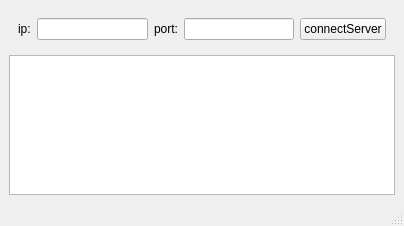
<?xml version="1.0" encoding="UTF-8"?>
<ui version="4.0">
 <class>MainWindow</class>
 <widget class="QMainWindow" name="MainWindow">
  <property name="geometry">
   <rect>
    <x>0</x>
    <y>0</y>
    <width>404</width>
    <height>226</height>
   </rect>
  </property>
  <property name="windowTitle">
   <string>MainWindow</string>
  </property>
  <widget class="QWidget" name="centralwidget">
   <layout class="QVBoxLayout" name="verticalLayout">
    <item>
     <widget class="QWidget" name="widget" native="true">
      <layout class="QHBoxLayout" name="horizontalLayout">
       <item>
        <widget class="QLabel" name="label">
         <property name="text">
          <string>ip:</string>
         </property>
        </widget>
       </item>
       <item>
        <widget class="QLineEdit" name="lineEdit_ip"/>
       </item>
       <item>
        <widget class="QLabel" name="label_4">
         <property name="text">
          <string>port:</string>
         </property>
        </widget>
       </item>
       <item>
        <widget class="QLineEdit" name="lineEdit_port"/>
       </item>
       <item>
        <widget class="QPushButton" name="btn_Connect">
         <property name="text">
          <string>connectServer</string>
         </property>
        </widget>
       </item>
      </layout>
     </widget>
    </item>
    <item>
     <widget class="QTextEdit" name="textEdit"/>
    </item>
   </layout>
  </widget>
  <widget class="QMenuBar" name="menubar">
   <property name="geometry">
    <rect>
     <x>0</x>
     <y>0</y>
     <width>404</width>
     <height>27</height>
    </rect>
   </property>
  </widget>
  <widget class="QStatusBar" name="statusbar"/>
 </widget>
 <resources/>
 <connections/>
</ui>
